Frame 1 (no input): blank canvas, image omitted
Frame 60 (the mouse pressed at the canvas centre just before this capture): blank canvas, image omitted
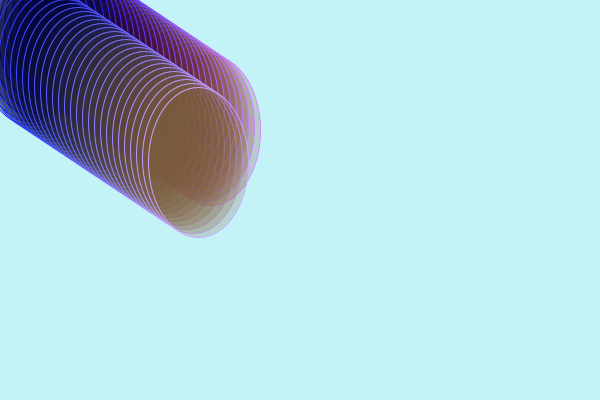
Frame 120 (the mouse held since frame 60 and released just before this capture)

The Processing sketch whose frames 1 and 60 were blank and that drew this single picture after the mouse press (run headless with seeded random() and noise(); from frame 60 on, the mouse is pressed at the canvas centre):

// Processing sketch: processing_97063
// ── processing_97063.pde

int mida = 60;
int radi = mida/2;
float pX = 600;
float vX = 6;
float pY = 400;
float vY = 4;

void setup() {
  size(600, 400);
  pX = width;
  pY = height;
  vX = 6;
  vY = 4;
  background(195,243,247);

}

void draw() {
  

  pX = pX + vX;
  pY = pY + vY;
  // eix x
  if (pX + radi > width) {

    vX = -vX;
    pX = width -radi;
  } 
   if (pX-radi <0) { 
    vX = -vX;
    pX = radi;
  }
  //eix y
    if (pY + radi > height) {
    //pX = 0;
    vY = -vY;
    pY = height -radi;
  } 
   if (pY-radi <0) { 
     vY = -vY;
    pY = radi;
  }
 
    //bola
     
fill(pX-mida, pY-mida, mida, mida);
strokeWeight(1);
stroke(pX, pY, width, height);

  ellipse(pX, pY, mouseY/2, mouseX/2);
  
}




 



 
